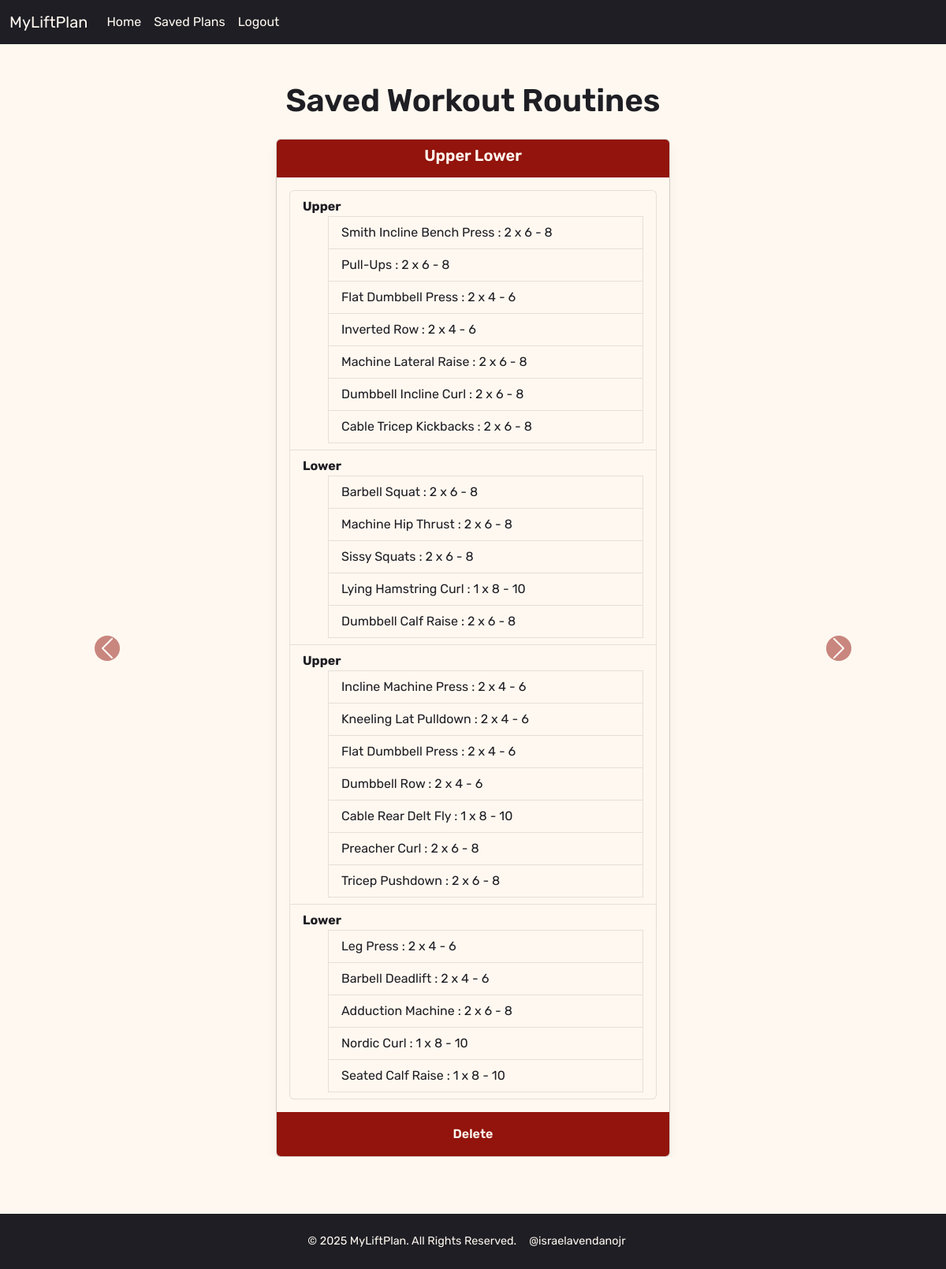
The app's page /saved_plans (signed in) with its own data.
### website/models.py (models this page shows, shortened)
class SavedPlan(db.Model):
    id = db.Column(db.Integer, primary_key=True)
    split_name = db.Column(db.String(100), nullable=False)
    plan = db.Column(db.Text, unique=True, nullable=False)
    user_id = db.Column(db.Integer, db.ForeignKey('user.id'), nullable=False)
    def get_plan_data(self):
            try:
                print("Encoded JSON:")
                return json.loads(self.plan)  # Convert JSON string back to dict
            except json.JSONDecodeError as e:
                print("Error decoding JSON:", e)
                return {}

class Exercise(db.Model):
    id = db.Column(db.Integer, primary_key=True)
    name = db.Column(db.String(100), nullable=False)
    role_id = db.Column(db.Integer, db.ForeignKey('exercise_role.id'), nullable=False)
    role = db.relationship('ExerciseRole', backref='exercises')
    equipment = db.Column(db.String(100), nullable=False)
    type = db.Column(Enum(ExerciseType, name="exercise_type_enum"), nullable=False)

### website/views.py (the view)
@views.route('/saved_plans')
@login_required
def saved_plans():
    plans = SavedPlan.query.filter_by(user_id=current_user.id).all()
    exercises = Exercise.query.all()
    exercises_by_role = defaultdict(list)
    exercises_by_role_serializable = defaultdict(list)
    for exercise in exercises:
        role_name = exercise.role.role  # turn ExerciseRole into plain string
        exercises_by_role_serializable[role_name].append({
            'id': exercise.id,
            'name': exercise.name
        })
    return render_template("saved_plans.html", user=current_user, plans=plans, exercises_by_role=exercises_by_role_serializable)

### website/__init__.py (called while the page is built)
def create_app():
    app = Flask(__name__)
    app.config['SECRET_KEY'] = 'hjdaksdhjkasdhjklasdhjka'
    app.config['SQLALCHEMY_DATABASE_URI'] = f'sqlite:///{DB_NAME}'
    db.init_app(app)
    from .views import views
    from .auth import auth
    app.register_blueprint(views, url_prefix='/')
    app.register_blueprint(auth, url_prefix='/')
    from .models import User, WorkoutPreferences, WorkoutSplit, WorkoutDay, ExerciseRole, Exercise, SavedPlan
    with app.app_context():
        db.create_all()
    login_manager = LoginManager()
    login_manager.login_view = 'auth.login'
    login_manager.init_app(app)
    @login_manager.user_loader
    def load_user(id):
        return User.query.get(int(id))
    return app

### website/templates/saved_plans.html (shortened to what this page needs)
{% extends "base.html" %}
{% block content %}
<div class="container mt-4">
    <h1 class="text-center mb-4" style="color: var(--bs-primary);">Saved Workout Routines</h1>
    {% if plans %}
    <div id="workoutCarousel" class="carousel slide" data-bs-ride="carousel">
        <div class="carousel-inner">
            {% for plan in plans %}
            <div class="carousel-item {% if loop.first %}active{% endif %}">
                <div class="card mx-auto" style="max-width: 500px;">
                    <div class="card-header text-center">
                        <h5 class="card-title">{{ plan.split_name }}</h5>
                    </div>
                    <div class="card-body">
                        <ul class="list-group">
                            {% for day in plan.get_plan_data().days %}
                            <li class="list-group-item">
                                <strong>{{ day.name }}</strong>
                                <ul>
                                    {% for exercise in day.exercises %}
                                    <li class="list-group-item" data-bs-toggle="modal"
                                        data-bs-target="#exerciseModal"
                                        data-exercise-id="{{ exercise.id }}"
                                        data-exercise-name="{{ exercise.name }}"
                                        data-exercise-role="{{ exercise.role }}">
                                        {{ exercise.name }} : {{ exercise.sets }} x {{ exercise.start_reps }} - {{ exercise.end_reps }}
                                    </li>
                                    {% endfor %}
                                </ul>
                            </li>
                            {% endfor %}
                        </ul>
                    </div>
                    <div class="card-footer text-center">
                        <form method="POST" action="{{ url_for('views.delete_plan', plan_id=plan.id) }}" style="display:inline;">
                            <button type="submit" class="btn btn-theme" onclick="return confirm('Are you sure you want to delete this plan?');">Delete</button>
                        </form>
                    </div>
                </div>
            </div>
            {% endfor %}
        </div>
        {% if 1 < plans|length %}
        <button class="carousel-control-prev" type="button" data-bs-target="#workoutCarousel" data-bs-slide="prev">
            <span class="carousel-control-prev-icon" aria-hidden="true"></span>
        </button>
        <button class="carousel-control-next" type="button" data-bs-target="#workoutCarousel" data-bs-slide="next">
            <span class="carousel-control-next-icon" aria-hidden="true"></span>
        </button>
        {% endif %}
    </div>
    {% else %}
    <p class="text-center">No workout plans available. Please generate a plan first.</p>
    {% endif %}
</div>
{% endblock %}

### website/templates/base.html (shortened to what this page needs)
<!DOCTYPE html>
<html>
<head>
  <link href="https://cdn.jsdelivr.net/npm/bootstrap@5.3.0/dist/css/bootstrap.min.css" rel="stylesheet">
  <link rel="stylesheet" href="{{ url_for('static', filename='styles.css') }}">
</head>
<body class="text-dark">
  <nav class="navbar navbar-expand-lg navbar-light" style="background-color: var(--bs-primary);">
    <div class="container-fluid">
      <a class="navbar-brand text-light" href="/">MyLiftPlan</a>
      <div class="collapse navbar-collapse" id="navbarNav">
        <ul class="navbar-nav">
          {% if user.is_authenticated %}
          <li class="nav-item">
            <a class="nav-link active text-light" href="/">Home</a>
          </li>
          <li class="nav-item">
            <a class="nav-link text-light" href="/saved_plans">Saved Plans</a>
          </li>
          <li class="nav-item">
            <a class="nav-link text-light" href="/logout">Logout</a>
          </li>
        {% endif %}
      </div>
    </div>
  </nav>
  <main class="container my-4">
  {% block content %}{% endblock %}
  </main>
  <footer class="bg-dark text-light text-center py-4 mt-5">
    <div class="container">
      <div class="d-flex justify-content-center align-items-center">
        <p class="mb-0 me-3">&copy; 2025 MyLiftPlan. All Rights Reserved.</p>
        <a href="https://www.israelavendanojr.com/" target="_blank" class="text-light me-3">@israelavendanojr</a>
      </div>
    </div>
  </footer>
</body>
</html>

### website/static/styles.css (style rules this page uses)
:root { --bs-primary: #1e1e24; --bs-secondary: #92140c; --bs-light: #fff8f0; --bs-dark: #1e1e24; --bs-body-color: var(--bs-dark); }
body { background-color: var(--bs-light); color: var(--bs-body-color); font-family: 'Rubik', sans-serif; font-weight: 400; }
h1, h2, h3, h4, h5, h6, .form-label, .btn { font-weight: 600; }
.navbar, .navbar-brand, .navbar-nav .nav-link { font-family: 'Rubik', sans-serif !important; }
.navbar { background-color: var(--bs-primary) !important; }
.navbar-brand { color: var(--bs-light) !important; }
.navbar-nav .nav-link { color: var(--bs-light) !important; }
.btn-theme { background-color: var(--bs-secondary); color: var(--bs-light); border: none; padding: 0.5rem 1.25rem; font-weight: 600; border-radius: 0.375rem; transition: background-color 0.2s ease, transform 0.3s ease; }
.text-dark { color: var(--bs-dark) !important; }
.text-light { color: var(--bs-light) !important; }
.bg-dark { background-color: var(--bs-dark) !important; }
.card { background-color: var(--bs-light); color: var(--bs-dark); box-shadow: 0 0.5rem 1rem rgba(0,0,0,0.05); }
.card .card-header, .card .card-footer { background-color: var(--bs-secondary); color: var(--bs-light); border: none; }
.list-group-item { background-color: var(--bs-light); color: var(--bs-dark); border-color: rgba(0,0,0,0.1); }
.carousel-control-prev-icon, .carousel-control-next-icon { background-color: var(--bs-secondary); border-radius: 50%; }
.card-title { color: var(--bs-light); }
html, body { height: 100%; margin: 0; display: flex; flex-direction: column; }
main { flex: 1; }

### website/templates/base.html (style rules this page uses)
html, body { height: 100%; margin: 0; display: flex; flex-direction: column; }
footer { background-color: #343a40; color: #fff; text-align: center; padding: 20px 0; margin-top: auto; }
footer { font-size: 0.9rem; }
footer a { text-decoration: none; }

### records on screen
SavedPlan: split_name "Upper Lower", name "Upper" "Lower" "Upper" "Lower", name "Smith Incline Bench Press" "Pull-Ups" "Flat Dumbbell Press" "Inverted Row" "Machine Lateral Raise" "Dumbbell Incline Curl" "Cable Tricep Kickbacks" "Barbell Squat" "Machine Hip Thrust" "Sissy Squats" "Lying Hamstring Curl" "Dumbbell Calf Raise" "Kneeling Lat Pulldown" "Flat Dumbbell Press" "Dumbbell Row" "Cable Rear Delt Fly" "Preacher Curl" "Tricep Pushdown" "Leg Press" "Barbell Deadlift" "Adduction Machine" "Nordic Curl" "Seated Calf Raise", sets "2" "2" "2" "2" "2" "2" "2" "2" "2" "2" "1" "2" "2" "2" "2" "1" "2" "2" "2" "2" "2" "1" "1", start_reps "6" "6" "4" "4" "6" "6" "6" "6" "6" "6" "8" "6" "4" "4" "4" "8" "6" "6" "4" "4" "6" "8" "8", end_reps "8" "8" "6" "6" "8" "8" "8" "8" "8" "8" "10" "8" "6" "6" "6" "10" "8" "8" "6" "6" "8" "10" "10"
Exercise: name "Incline Machine Press", sets "2", start_reps "4", end_reps "6"
